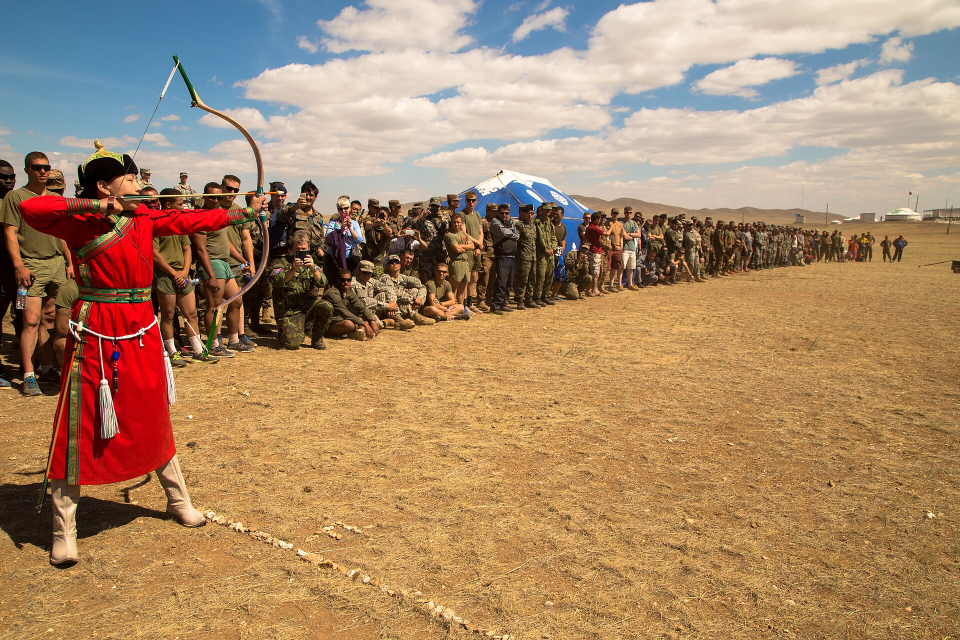
#> input picture my_images/100_01.jpg, 1920 x 1280 px (shown at 1/2 size); its folder holds only this picture in this run
$ python -i thumb_hook.py   (imports and definitions only)
#> lines starting #> are read from the running program, lines starting #| are printed output that depends on the picture
### textfix.py
# -*- coding: utf-8 -*-
"""글꼴에 없는 문자(특히 LLM이 즐겨 쓰는 비분리 하이픈 U+2011 등)가 네모칸(□)으로 나오는 문제를 막는다.
import 하면 PIL 글꼴의 글자 그리기/길이 계산 직전에 문자를 안전한 것으로 바꿔 준다 (제목·자막·문구·썸네일·롱폼 모두 적용)."""
from PIL import ImageFont

# 글꼴(맑은 고딕 등)에 없어 네모칸으로 나오기 쉬운 문자 -> 대체 (코드 포인트로 적어 둠)
_HYPHENS = (0x2010, 0x2011, 0x2012, 0x2212, 0xFE58, 0xFE63, 0xFF0D, 0x2043)      # 하이픈 종류 -> '-'
_SPACES = (0x00A0, 0x202F, 0x2007, 0x2009, 0x200A, 0x2002, 0x2003)                 # 특수 공백 -> ' '
_ZERO = (0x200B, 0x200C, 0x200D, 0x2060, 0xFEFF, 0x00AD, 0x200E, 0x200F)           # 보이지 않는 문자 -> 제거
_TABLE = {**{c: "-" for c in _HYPHENS}, **{c: " " for c in _SPACES}, **{c: None for c in _ZERO}}


def fix(text):
    return text.translate(_TABLE) if isinstance(text, str) else text


def install():
    cls = ImageFont.FreeTypeFont
    if getattr(cls, "_textfix", False):
        return
    for name in ("getmask", "getmask2", "getlength", "getbbox", "getsize", "getsize_multiline"):
        orig = getattr(cls, name, None)
        if orig is None:
            continue

        def make(o):
            def wrapped(self, text, *a, **k):
                return o(self, fix(text), *a, **k)
            wrapped.__name__ = o.__name__
            return wrapped
        setattr(cls, name, make(orig))
    cls._textfix = True


install()

### thumb_hook.py
# -*- coding: utf-8 -*-
"""'후크' 스타일 썸네일: 나라 이름·국기 없이 제목과 후크에 집중.

구성: 위 작은 채널 표시 / 가운데~아래 큰 제목 (1줄 흰색, 1줄 단어별 색(하늘·노랑·분홍), 2줄 흰색 — 띠는 기본 없음(thumb_opts.band로 켬)) / 제목 위 빨간 후크 태그(짧을 때만).
배경은 장면 이미지 중 가장 선명하고 색이 살아 있는 것을 자동 선택합니다 (소재에 thumb_scene=번호 가 있으면 그 장면).
"""
import re
from pathlib import Path

from PIL import Image, ImageChops, ImageDraw, ImageFilter, ImageOps, ImageStat
import textfix  # noqa: F401

import os
from layout import W, H, _font, _fit_font, _circle_avatar
from common import visual_dir
import thumb_pop as TP

YELLOW = (255, 226, 0)
WORD_PALETTE = [(86, 222, 255), (255, 214, 10), (255, 92, 214)]   # 배너와 같은 단어 순서 색: 하늘 → 노랑 → 분홍 (1줄에 기본 적용)
RED = (235, 20, 20)
BASE_DIR = Path(__file__).resolve().parent


def _score(path):
    """선명도(경계 세기) + 색감 - 너무 어둡거나 밝거나 단색인 이미지는 감점."""
#> called with path = 'my_images/100_01.jpg'
    try:
        im = Image.open(path).convert("RGB")
#> im is the input picture: PIL image 1920x1280 RGB; mean R, G, B 168.7, 137.1, 106
    except Exception:
        return -1
    im.thumbnail((256, 256))
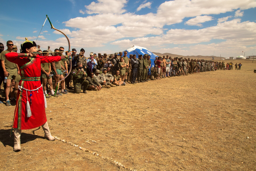
#> im: PIL image 256x171 RGB; mean R, G, B 168.6, 137, 105.9
    g = im.convert("L")
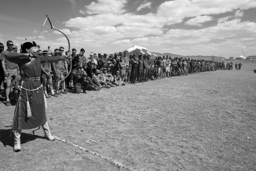
#> g: PIL image 256x171 L; min 0, max 255, mean 142.9
    edges = ImageStat.Stat(g.filter(ImageFilter.FIND_EDGES)).mean[0]
#> edges = 32.17
    r, gg, b = im.split()
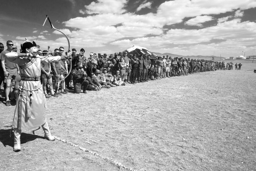
#> r: PIL image 256x171 L; min 0, max 255, mean 168.6
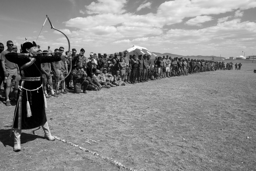
#> gg: PIL image 256x171 L; min 0, max 255, mean 137
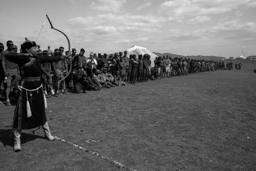
#> b: PIL image 256x171 L; min 0, max 254, mean 105.9
    rg, yb = ImageChops.difference(r, gg), ImageChops.difference(ImageChops.add(r, gg, 0.5), b)
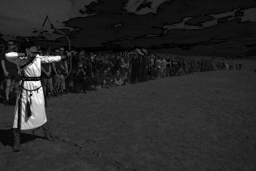
#> rg: PIL image 256x171 L; min 0, max 255, mean 40.3
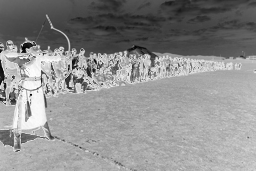
#> yb: PIL image 256x171 L; min 0, max 255, mean 141.4
    color = ImageStat.Stat(rg).mean[0] + ImageStat.Stat(yb).mean[0]
#> color = 181.8
    lum = ImageStat.Stat(g).mean[0]
#> lum = 142.9
    contrast = ImageStat.Stat(g).stddev[0]
#> contrast = 49.53
    s = edges * 1.0 + color * 0.35 + contrast * 0.5
#> s = 120.5
    if lum < 40 or lum > 215:
        s *= 0.5
    if contrast < 18:
        s *= 0.4
    return s


# [65 lines left out: functions custom_image, pick_scene, background, shade, hook_tag, _hex, not called in this run]


def _words_width(d, words, font):
    sp = d.textlength(" ", font=font)
    return sum(d.textlength(w, font=font) for w in words) + sp * max(0, len(words) - 1), sp


# [7 lines left out: function _word_fonts, not called in this run]


def line_width(d, wf):
    sp = d.textlength(" ", font=wf[0][1]) if wf else 0
    return sum(d.textlength(w, font=f) for w, f in wf) + sp * max(0, len(wf) - 1), sp


# [118 lines left out: functions draw_words, band_image, make, not called in this run]

>>> result = _score('my_images/100_01.jpg')
#> result = 120.5
